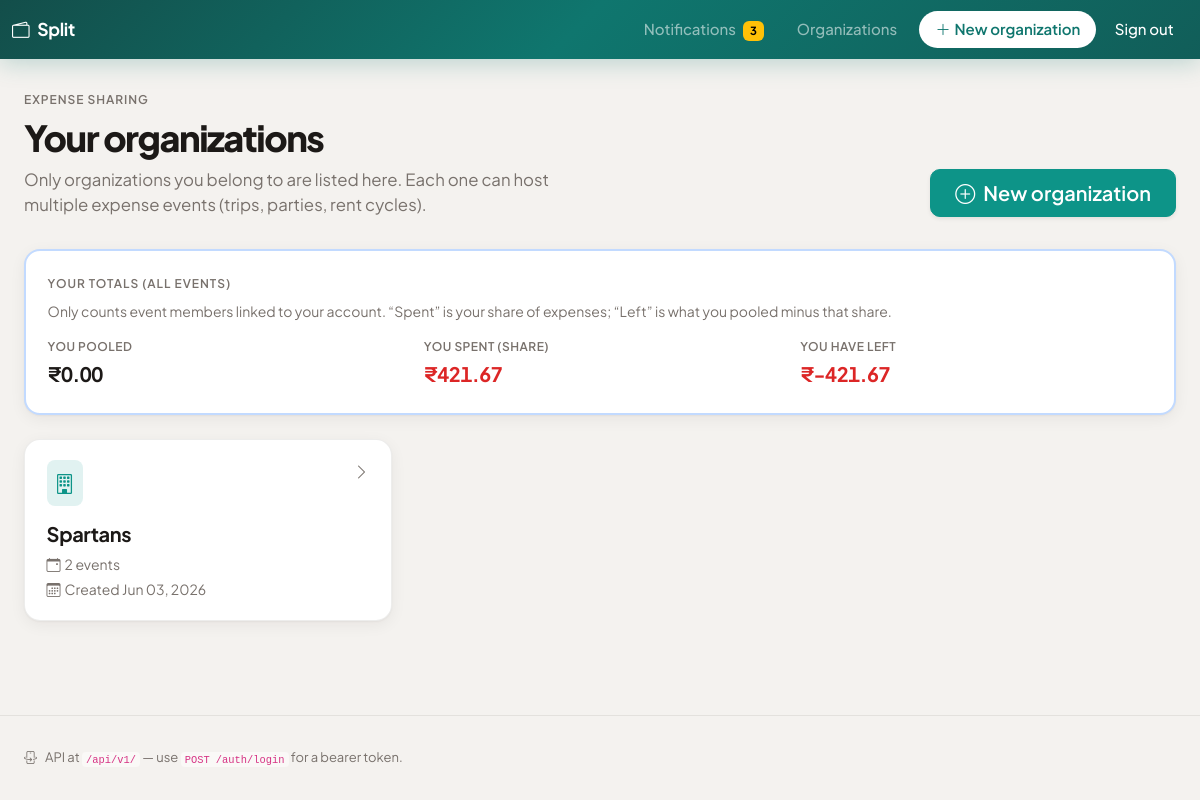
The app's page /orgs (signed in) with its own data.
### app/models.py (models this page shows)
class Organization(Base):
    __tablename__ = "organizations"
    id: Mapped[int] = mapped_column(primary_key=True, autoincrement=True)
    name: Mapped[str] = mapped_column(String(200), nullable=False)
    created_by_user_id: Mapped[int | None] = mapped_column(
        ForeignKey("users.id"), nullable=True, index=True
    )
    created_at: Mapped[datetime] = mapped_column(DateTime, default=datetime.utcnow)
    members: Mapped[list["OrganizationMember"]] = relationship(
        back_populates="organization", cascade="all, delete-orphan"
    )
    events: Mapped[list["Event"]] = relationship(
        back_populates="organization", cascade="all, delete-orphan"
    )
    org_contributions: Mapped[list["OrganizationContribution"]] = relationship(
        back_populates="organization", cascade="all, delete-orphan"
    )

### app/routers/web.py (the view)
@router.get("/orgs", response_class=HTMLResponse)
def page_orgs(request: Request, db: Session = Depends(get_db)):
    uid = require_session_user(request)
    if isinstance(uid, RedirectResponse):
        return uid
    orgs = services.list_organizations_for_user(db, uid)
    summary = services.user_personal_balance_summary(db, uid)
    return templates.TemplateResponse(
        request,
        "orgs.html",
        {
            "orgs": orgs,
            "title": "Your organizations",
            "summary": summary,
        },
    )

### templates/orgs.html (shortened to what this page needs)
{% extends "base.html" %}
{% block content %}
<div class="et-hero d-flex flex-column flex-lg-row align-items-lg-end justify-content-lg-between gap-3">
  <div>
    <p class="et-eyebrow mb-2">Expense sharing</p>
    <h1 class="et-hero-title">Your organizations</h1>
    <p class="et-hero-lead">Only organizations you belong to are listed here. Each one can host multiple expense events (trips, parties, rent cycles).</p>
  </div>
  <a href="/orgs/new" class="btn btn-primary btn-lg px-4 align-self-start align-self-lg-end shadow-sm">
    <i class="bi bi-plus-circle me-2"></i>New organization
  </a>
</div>
<div class="et-card mb-4 border-primary border-opacity-25" style="border-width: 2px;">
  <div class="et-card-body py-4">
    <p class="et-eyebrow mb-2">Your totals (all events)</p>
    <p class="small et-muted mb-3">Only counts event members linked to your account. “Spent” is your share of expenses; “Left” is what you pooled minus that share.</p>
    <div class="row g-4 align-items-end">
      <div class="col-md-4">
        <div class="et-metric">
          <span class="et-metric-label">You pooled</span>
          <span class="et-metric-value et-metric-value--pooled fs-5">{{ summary.total_contributed | money }}</span>
        </div>
      </div>
      <div class="col-md-4">
        <div class="et-metric">
          <span class="et-metric-label">You spent (share)</span>
          <span class="et-metric-value et-metric-value--expended fs-5">{{ summary.total_expended | money }}</span>
        </div>
      </div>
      <div class="col-md-4">
        <div class="et-metric">
          <span class="et-metric-label">You have left</span>
          <span class="et-metric-value fs-5 {% if summary.total_remaining >= 0 %}et-metric-value--remaining-pos{% else %}et-metric-value--remaining-neg{% endif %}">
            {{ summary.total_remaining | money }}
          </span>
        </div>
      </div>
    </div>
  </div>
</div>
{% if not orgs %}
<div class="et-empty">
  <div class="et-empty-icon"><i class="bi bi-building"></i></div>
  <h2 class="h5 fw-bold mb-2">No organizations yet</h2>
  <p class="et-muted mb-4 mx-auto" style="max-width: 24rem;">Create an organization for your family, team, or roommates. Then add events under it to track separate pools and expenses.</p>
  <a href="/orgs/new" class="btn btn-primary"><i class="bi bi-plus-lg me-2"></i>Create your first organization</a>
</div>
{% else %}
<div class="row g-4">
  {% for o in orgs %}
  <div class="col-md-6 col-xl-4">
    <a href="/orgs/{{ o.id }}" class="text-decoration-none text-reset d-block h-100 et-card et-card-interactive">
      <div class="et-card-body h-100 d-flex flex-column">
        <div class="d-flex justify-content-between align-items-start gap-2 mb-3">
          <div class="rounded-3 p-2 d-inline-flex" style="background: var(--et-accent-soft); color: var(--et-accent);">
            <i class="bi bi-building fs-5"></i>
          </div>
          <i class="bi bi-chevron-right et-muted"></i>
        </div>
        <h2 class="h5 fw-bold mb-2" style="letter-spacing: -0.02em;">{{ o.name }}</h2>
        <p class="small et-muted mb-1">
          <i class="bi bi-calendar-event me-1"></i>{{ o.events | length }} event{% if o.events | length != 1 %}s{% endif %}
        </p>
        <p class="small et-muted mb-0 mt-auto">
          <i class="bi bi-calendar3 me-1"></i>Created {{ o.created_at.strftime('%b %d, %Y') }}
        </p>
      </div>
    </a>
  </div>
  {% endfor %}
</div>
{% endif %}
{% endblock %}

### static/app.css (style rules this page uses)
:root { --et-bg: #f4f2ef; --et-bg-elevated: #ffffff; --et-surface-2: #faf9f7; --et-text: #1c1917; --et-text-muted: #78716c; --et-border: rgba(28, 25, 23, 0.08); --et-border-strong: rgba(28, 25, 23, 0.12); --et-accent: #0d9488; --et-accent-hover: #0f766e; --et-accent-soft: rgba(13, 148, 136, 0.12); --et-accent-2: #6366f1; --et-radius: 12px; --et-radius-sm: 10px; --et-radius-lg: 16px; --et-shadow: 0 1px 2px rgba(28, 25, 23, 0.04), 0 4px 16px rgba(28, 25, 23, 0.06); --et-shadow-hover: 0 8px 24px rgba(28, 25, 23, 0.08); --et-green: #059669; --et-green-soft: rgba(5, 150, 105, 0.12); --et-red: #dc2626; --et-red-soft: rgba(220, 38, 38, 0.1); --et-font: "Plus Jakarta Sans", system-ui, -apple-system, sans-serif; }
*, *::before, *::after { box-sizing: border-box; }
html { scroll-behavior: smooth; }
body.et-body { font-family: var(--et-font); background: var(--et-bg); color: var(--et-text); min-height: 100vh; -webkit-font-smoothing: antialiased; }
.et-eyebrow { font-size: 0.75rem; font-weight: 600; text-transform: uppercase; letter-spacing: 0.08em; color: var(--et-text-muted); margin-bottom: 0.35rem; }
.et-card { background: var(--et-bg-elevated); border: 1px solid var(--et-border); border-radius: var(--et-radius-lg); box-shadow: var(--et-shadow); transition: box-shadow 0.2s ease, transform 0.2s ease, border-color 0.2s ease; }
.et-card-body { padding: 1.25rem 1.35rem; }
.et-metric { display: flex; flex-direction: column; gap: 0.2rem; }
.et-metric-label { font-size: 0.75rem; font-weight: 600; text-transform: uppercase; letter-spacing: 0.04em; color: var(--et-text-muted); }
.et-metric-value { font-size: 1.125rem; font-weight: 700; font-variant-numeric: tabular-nums; letter-spacing: -0.02em; }
.et-metric-value--pooled { color: var(--et-text); }
.et-metric-value--expended { color: var(--et-red); }
.et-metric-value--remaining-neg { color: var(--et-red); }
.btn-primary { --bs-btn-bg: var(--et-accent); --bs-btn-border-color: var(--et-accent); --bs-btn-hover-bg: var(--et-accent-hover); --bs-btn-hover-border-color: var(--et-accent-hover); --bs-btn-active-bg: var(--et-accent-hover); --bs-btn-active-border-color: var(--et-accent-hover); font-weight: 600; border-radius: var(--et-radius-sm); padding: 0.5rem 1.15rem; }
.et-hero { margin-bottom: 2rem; }
.et-hero-title { font-weight: 800; letter-spacing: -0.04em; font-size: clamp(1.75rem, 4vw, 2.25rem); line-height: 1.15; color: var(--et-text); margin-bottom: 0.5rem; }
.et-hero-lead { color: var(--et-text-muted); font-size: 1.05rem; max-width: 36rem; margin-bottom: 0; }
.et-muted { color: var(--et-text-muted); }

### records on screen
Organization: name "Spartans", events|length "2", created_at "Jun 03, 2026"

### other values on screen
{{ request.state.unread_notifications }} "3"
{{ summary.total_contributed | money }} "₹0.00"
{{ summary.total_expended | money }} "₹421.67"
{{ summary.total_remaining | money }} "₹-421.67"
